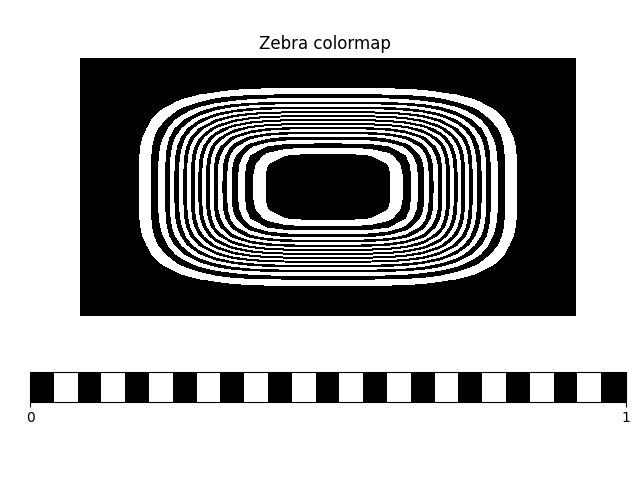

Recreate this plot in Python.
import numpy as np
from matplotlib import pyplot as plt
import matplotlib as mpl


# Input X and Y limits, where 30 * 30 is domain plane size . On which our function plot will supure imposed.
X1,Y1=np.meshgrid(np.linspace(-1,1,30),np.linspace(-1,1,30))
Z1=np.exp(-10*((X1**4)+(Y1**4)))             # Domain Plane Z value
fig = plt.figure()
ax = fig.add_subplot()
ax.set_axis_off()
# Making band of 30 black white stripes
col = mpl.colors.ListedColormap(['black','white','black','black' , 'white','black', 'white','black','black','white','black','white', 'black',
                'white','black','black', 'white','black', 'white','black', 'white','white', 'black','white', 'black', 'white', 'black','black',
                 'white','black'])
bounds = [1,2,3,4,5,6,7,8,9,10,11,12,13,14,15,16,17,18,19,20,21,22,23,24,25,26,27,28,29,30]
norm = mpl.colors.BoundaryNorm(bounds, col.N)

# Plot 2D colormap with discrte 30 bands
zebra =ax.contourf(X1, Y1, Z1, 30, cmap=col )
# Lets Plot colorbar for Z values

cbar =fig.colorbar(zebra, orientation='horizontal', spacing= 'proportional', shrink=1.2,ticks = range(0,30) )

plt.title('Zebra colormap ')
plt.savefig('zebra.png')
plt.show()  # Plot Figure